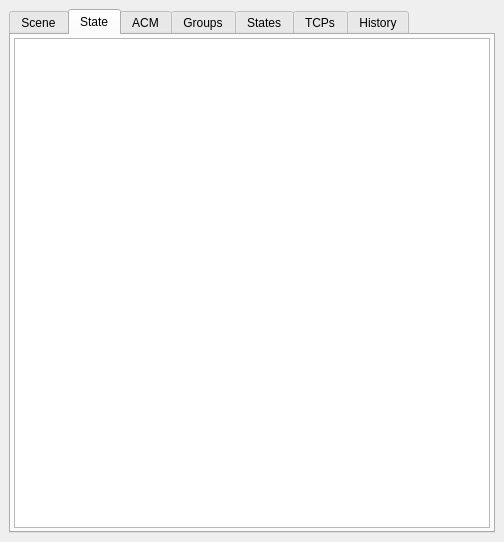
<?xml version="1.0" encoding="UTF-8"?>
<ui version="4.0">
 <class>EnvironmentWidget</class>
 <widget class="QWidget" name="EnvironmentWidget">
  <property name="geometry">
   <rect>
    <x>0</x>
    <y>0</y>
    <width>504</width>
    <height>542</height>
   </rect>
  </property>
  <property name="windowTitle">
   <string>Form</string>
  </property>
  <layout class="QVBoxLayout" name="verticalLayout">
   <property name="leftMargin">
    <number>9</number>
   </property>
   <property name="topMargin">
    <number>9</number>
   </property>
   <property name="rightMargin">
    <number>9</number>
   </property>
   <property name="bottomMargin">
    <number>9</number>
   </property>
   <item>
    <widget class="QTabWidget" name="tab_widget">
     <property name="currentIndex">
      <number>1</number>
     </property>
     <widget class="QWidget" name="scene_tab">
      <attribute name="title">
       <string>Scene</string>
      </attribute>
      <layout class="QVBoxLayout" name="verticalLayout_2">
       <property name="leftMargin">
        <number>3</number>
       </property>
       <property name="topMargin">
        <number>3</number>
       </property>
       <property name="rightMargin">
        <number>3</number>
       </property>
       <property name="bottomMargin">
        <number>3</number>
       </property>
       <item>
        <widget class="QTreeView" name="scene_tree_view">
         <property name="editTriggers">
          <set>QAbstractItemView::NoEditTriggers</set>
         </property>
        </widget>
       </item>
      </layout>
     </widget>
     <widget class="QWidget" name="state_tab">
      <attribute name="title">
       <string>State</string>
      </attribute>
      <layout class="QVBoxLayout" name="verticalLayout_5">
       <property name="leftMargin">
        <number>3</number>
       </property>
       <property name="topMargin">
        <number>3</number>
       </property>
       <property name="rightMargin">
        <number>3</number>
       </property>
       <property name="bottomMargin">
        <number>3</number>
       </property>
       <item>
        <widget class="QTreeView" name="state_tree_view">
         <property name="editTriggers">
          <set>QAbstractItemView::NoEditTriggers</set>
         </property>
        </widget>
       </item>
      </layout>
     </widget>
     <widget class="QWidget" name="acm_tab">
      <attribute name="title">
       <string>ACM</string>
      </attribute>
      <layout class="QVBoxLayout" name="verticalLayout_3">
       <property name="leftMargin">
        <number>3</number>
       </property>
       <property name="topMargin">
        <number>3</number>
       </property>
       <property name="rightMargin">
        <number>3</number>
       </property>
       <property name="bottomMargin">
        <number>3</number>
       </property>
       <item>
        <widget class="QTreeView" name="acm_tree_view">
         <property name="editTriggers">
          <set>QAbstractItemView::NoEditTriggers</set>
         </property>
        </widget>
       </item>
      </layout>
     </widget>
     <widget class="QWidget" name="groups_tab">
      <attribute name="title">
       <string>Groups</string>
      </attribute>
      <layout class="QVBoxLayout" name="verticalLayout_4">
       <property name="leftMargin">
        <number>3</number>
       </property>
       <property name="topMargin">
        <number>3</number>
       </property>
       <property name="rightMargin">
        <number>3</number>
       </property>
       <property name="bottomMargin">
        <number>3</number>
       </property>
       <item>
        <widget class="QTreeView" name="groups_tree_view">
         <property name="editTriggers">
          <set>QAbstractItemView::NoEditTriggers</set>
         </property>
        </widget>
       </item>
      </layout>
     </widget>
     <widget class="QWidget" name="group_states_tab">
      <attribute name="title">
       <string>States</string>
      </attribute>
      <layout class="QVBoxLayout" name="verticalLayout_8">
       <property name="leftMargin">
        <number>3</number>
       </property>
       <property name="topMargin">
        <number>3</number>
       </property>
       <property name="rightMargin">
        <number>3</number>
       </property>
       <property name="bottomMargin">
        <number>3</number>
       </property>
       <item>
        <widget class="QTreeView" name="group_states_tree_view">
         <property name="editTriggers">
          <set>QAbstractItemView::NoEditTriggers</set>
         </property>
        </widget>
       </item>
      </layout>
     </widget>
     <widget class="QWidget" name="group_tcps_tab">
      <attribute name="title">
       <string>TCPs</string>
      </attribute>
      <layout class="QVBoxLayout" name="verticalLayout_6">
       <property name="leftMargin">
        <number>3</number>
       </property>
       <property name="topMargin">
        <number>3</number>
       </property>
       <property name="rightMargin">
        <number>3</number>
       </property>
       <property name="bottomMargin">
        <number>3</number>
       </property>
       <item>
        <widget class="QTreeView" name="group_tcps_tree_view">
         <property name="editTriggers">
          <set>QAbstractItemView::NoEditTriggers</set>
         </property>
        </widget>
       </item>
      </layout>
     </widget>
     <widget class="QWidget" name="cmd_history_tab">
      <attribute name="title">
       <string>History</string>
      </attribute>
      <layout class="QVBoxLayout" name="verticalLayout_7">
       <property name="leftMargin">
        <number>3</number>
       </property>
       <property name="topMargin">
        <number>3</number>
       </property>
       <property name="rightMargin">
        <number>3</number>
       </property>
       <property name="bottomMargin">
        <number>3</number>
       </property>
       <item>
        <widget class="QTreeView" name="cmd_history_tree_view">
         <property name="editTriggers">
          <set>QAbstractItemView::NoEditTriggers</set>
         </property>
        </widget>
       </item>
      </layout>
     </widget>
    </widget>
   </item>
  </layout>
 </widget>
 <resources/>
 <connections/>
</ui>
